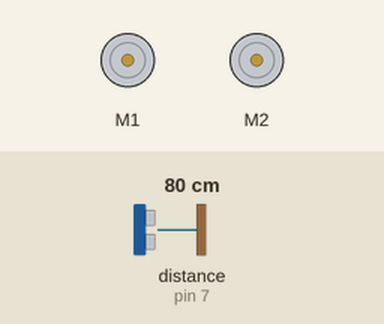
A sketch run on a simulated Arduino Uno, built with avr-gcc and run on an emulated ATmega328P. Shown: 2 × DC motor (green arrow = forward, orange = backward, longer = faster). Inputs (shaded band) come from the test bench; at power-on: distance to the obstacle (sensor on pin 7) 80 cm. The echo pulse lasts 58.3 µs per cm.

Above: at 1.2 s.
1.3 s: distance to the obstacle (sensor on pin 7) set to 2 cm
At 1.8 s:
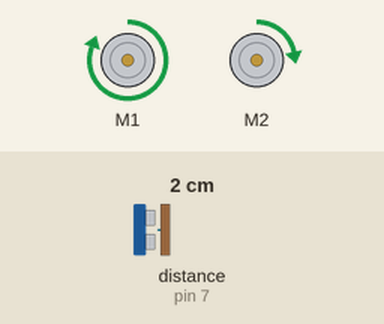
4.3 s: distance to the obstacle (sensor on pin 7) set to 4 cm
At 4.9 s:
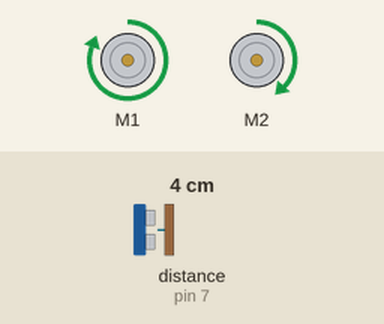
7.3 s: distance to the obstacle (sensor on pin 7) set to 9 cm
At 8.4 s:
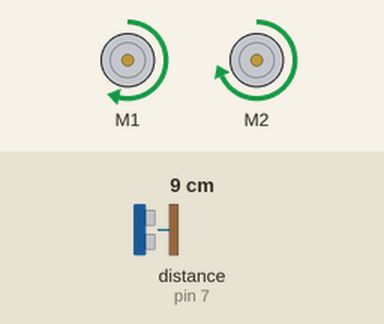
8.8 s: distance to the obstacle (sensor on pin 7) set to 18 cm
At 10.4 s:
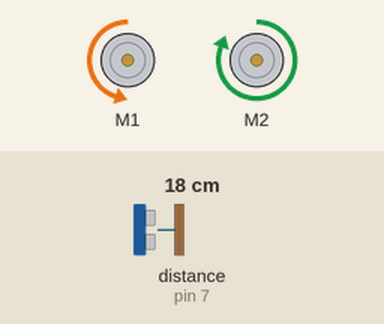
11.1 s: distance to the obstacle (sensor on pin 7) set to 35 cm
At 12.3 s:
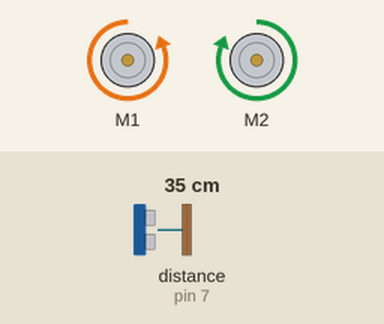
12.6 s: distance to the obstacle (sensor on pin 7) set to 60 cm
At 13.9 s:
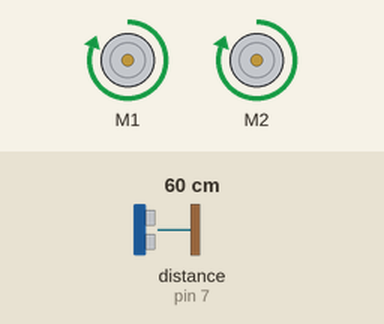
Timing chart, 0 to 15.1 s (numbered marks = the images above; inputs shaded):
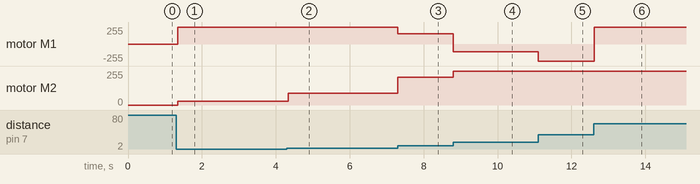

The sketch:

ultrasound_PID.ino
```cpp
// Code that was used to test the Ultrasound PID controller
#include <HCSR04.h>
#include <Wire.h>
#include <Adafruit_MotorShield.h>
#include "utility/Adafruit_MS_PWMServoDriver.h"

Adafruit_MotorShield AFMS = Adafruit_MotorShield();

Adafruit_DCMotor *m1 = AFMS.getMotor(1); //left
Adafruit_DCMotor *m2 = AFMS.getMotor(2); //right
const int trigPin = 6;
const int echoPin = 7;
// defines variables
long duration;
int distance;
UltraSonicDistanceSensor distancesensor(trigPin, echoPin);

void setup() {
  Serial.begin(9600);
   if (!AFMS.begin()) {
    while (1);
  }// Starts the serial communication
}
void loop() {
  ultrasound_follower();
}
void ultrasound_follower(){
  m1->run(FORWARD);
  m2->run(FORWARD);
  int error = 0; //error - turn left is +ve ,  turn right is -ve
  int last_error = 0;
  int I = 0;
  int basespeed = 180;
  const float k_i = 0.0001;
  const float k_p = 30;
  const float k_d = 10;
  while(distancesensor.measureDistanceCm() < 60){
    error = -(7.53 - distancesensor.measureDistanceCm());
    I = I + error;
    int D = error - last_error;
    last_error = error;

    int motorspeed = (int)(k_p*error + k_d * D + k_i * I);
    int leftspeed = basespeed - motorspeed;
    int rightspeed = basespeed + motorspeed;

    if(leftspeed < 0 || leftspeed > 255 || rightspeed < 0 || rightspeed > 255){
      if(leftspeed < 0){
        m1->run(BACKWARD);
        if(leftspeed > -255){
          m1->setSpeed(-leftspeed);
        } else {
          m1->setSpeed(255);
        }
      } else {
        m1->run(FORWARD);
        m1->setSpeed(255);
      }
      if(rightspeed < 0){
        m2->run(BACKWARD);
        if(rightspeed > -255){
          m2->setSpeed(-rightspeed);
        } else {
          m2->setSpeed(255);
        }
      } else{
        m2->run(FORWARD);
        m2->setSpeed(255);
      }
    }
    if(leftspeed > 0 && leftspeed < 255) {
      m1->run(FORWARD);
      m1->setSpeed(leftspeed);
    }
    if(rightspeed > 0 && rightspeed < 255){
      m2->run(FORWARD);
      m2->setSpeed(rightspeed);
    }

  }

}
```

Measured:
- after the input at 1.3 s, motor M1: stopped → forward 255/255 at once; motor M2: stopped → forward 30/255 at once
- after the input at 4.3 s, motor M2: forward 30/255 → forward 90/255 at once, → forward 89/255 0.95 s later
- after the input at 7.3 s, motor M1: forward 255/255 → forward 152/255 at once; motor M2: forward 89/255 → forward 208/255 at once
- after the input at 8.8 s, motor M1: forward 152/255 → backward 118/255 at once, → backward 119/255 0.87 s later; motor M2: forward 208/255 → forward 255/255 at once
- after the input at 11.1 s, motor M1: backward 119/255 → backward 255/255 at once
- after the input at 12.6 s, motor M1: backward 255/255 → forward 255/255 at once
